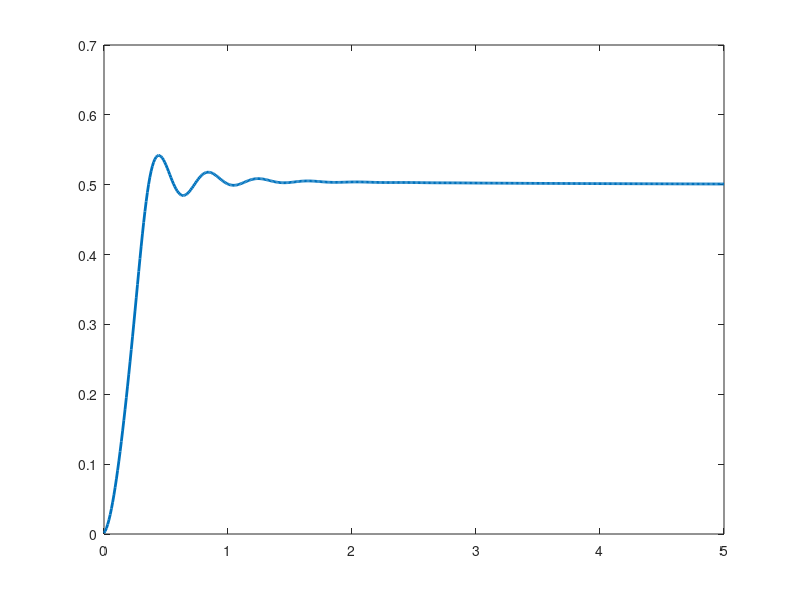

MATLAB code for this plot: (Note: this script raises an error after producing the figure.)
% =========================================================================
% LABORATORIO DE CONTROL DE ALTURA DEL DRON CRAZYFLIE
% Sistemas de control 1
% -------------------------------------------------------------------------
% Parte 2: Simulación de controlador PID de altura para el modelo
% simplificado de un dron en condiciones no ideales
% =========================================================================

%% Simulación
m = 0.023;  % masa del dron en kg
g = 9.81;   % gravedad en m/s^2
c_drag = 0.15;  % Coeficiente de resistencia al aire
tau = 0.1;  % Constante de tiempo para la dinámica de los motores

% Parámetros del controlador PID
Kp = 6.00;  % Ganancia proporcional
Ki = 2.50;  % Ganancia integral
Kd = 0.50;  % Ganancia derivativa
integral_error = 0;
prev_error = 0;

% Altura objetivo
h_objetivo = 0.5; % Altura deseada en metros

% Tiempo de simulación
t_final = 5;  % Duración en segundos (más largo para observar mejor el comportamiento)
dt = 0.01;    % Intervalo de tiempo

% Variables iniciales
h = 0;  % Altura inicial
v = 0;  % Velocidad inicial

u = 0;  % Control inicial
u_max = 2.5 * m * g;  % Límite superior de la señal de control
u_min = 0;  % Límite inferior de la señal de control

% Vectores para guardar resultados
time = 0:dt:t_final;
h_values = zeros(size(time));
v_values = zeros(size(time));
u_values = zeros(size(time));  % Para graficar la señal de control
error_values = zeros(size(time));  % Para graficar el error

% Bucle de simulación
for i = 1:length(time)
    % Cálculo del error
    error = h_objetivo - h;
    
    % Controlador PID
    integral_error = integral_error + error * dt;
    derivative_error = (error - prev_error) / dt;
    u_controlador = Kp * error + Ki * integral_error + Kd * derivative_error;
    prev_error = error;
    
    % Dinámica del motor con retardo
    u = u + (u_controlador - u) * (dt / tau);
    
    % Limitar la señal de control (saturación de los motores)
    u = max(min(u, u_max), u_min);
    
    % Aceleración con resistencia al aire
    a = (u - m * g - c_drag * v) / m;  % Aceleración incluyendo resistencia del aire
    
    % Actualizar velocidad y altura
    v = v + a * dt;
    h = h + v * dt;
    
    % Guardar valores para graficar
    h_values(i) = h;
    v_values(i) = v;
    u_values(i) = u;
    error_values(i) = error;
end

% Graficar resultados
figure;
%subplot(3, 1, 1);
plot(time, h_values, 'LineWidth', 2);
yline(h_objetivo, '--', 'LineWidth', 1.5, 'Color', [0.5, 0, 0]); % Línea punteada en 0.5
xlabel('Tiempo (s)');
ylabel('Altura (m)');
title('Simulación de la altura del dron (modelo realista)');
grid on;

%%
subplot(3, 1, 2);
plot(time, error_values, 'LineWidth', 2);
xlabel('Tiempo (s)');
ylabel('Error (m)');
title('Error de Altura');
grid on;

subplot(3, 1, 3);
plot(time, u_values, 'LineWidth', 2);
xlabel('Tiempo (s)');
ylabel('Señal de Control');
title('Señal de Control con Saturación');
grid on;
